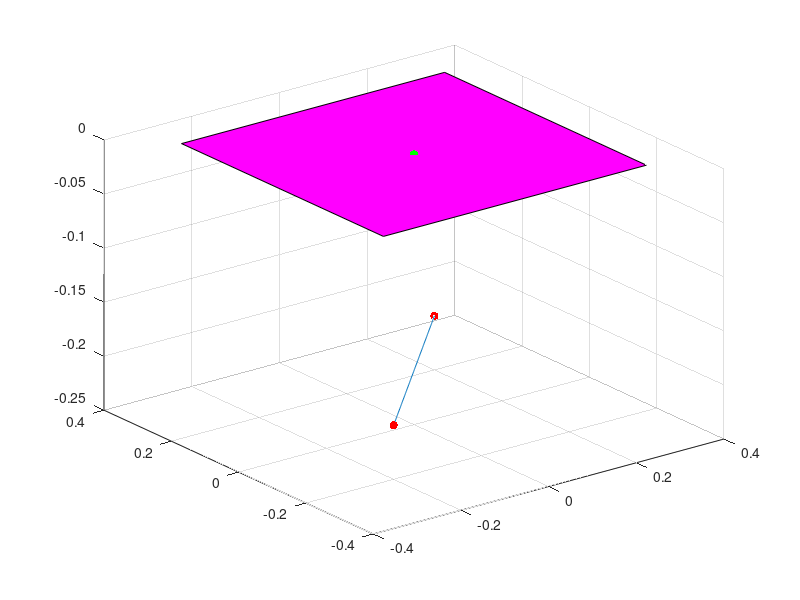

MATLAB code for this plot: (Note: this script raises an error after producing the figure.)
L = 0.68; % tool length

%% Generate path points
x = [-0.2, 0.2];
y = [-0.2, 0.2];
z = -0.2*ones(size(x));
P1 = [x(1); y(1); z(1)];
P2 = [x(2); y(2); z(2)];

%% Construct Line segments
s = 0:0.01:1;
P = zeros(size(s,2),3);
for i=1:size(s,2)
    Pi = s(i)*P1 + (1-s(i))*P2;
    P(i,:) = Pi.';
end

%% Plane
A = [-0.2, -0.2, 0.2, 0.2]*1.5;
B = [-0.2, 0.2, 0.2, -0.2]*1.5;
C = zeros(size(A));

%% TCP Path
tcp = zeros(size(P));
dists = zeros(size(P,1),1); % all distances must be equal to the legth of the tool
for i=1:size(P)
    px = P(i,1); py = P(i,2); pz = P(i,3);
    r = sqrt(px^2+py^2+pz^2);
    th = atan2(sqrt(px^2+py^2), pz);
    phi = atan2(py, px);
    vx = [cos(th)*cos(phi); cos(th)*sin(phi); -sin(th)];
    vy = [-sin(phi); cos(phi); 0];
    vz = [-sin(th)*cos(phi); -sin(th)*sin(phi); cos(th)];
    vp = r*[sin(th)*cos(phi); sin(th)*sin(phi); cos(th)];
    T = zeros(4,4);
    R = [vx, vy, vz];
    T(1:3,1:3) = R;
    T(1:3,4) = vp;
    T(4,4) = 1;
    Td = eye(4);
    Td(1:3,4) = (r-L)/r*vp;
    tcp_point = Td*inv(T)*[P(i,:).'; 1];
    tcp(i,:) = tcp_point(1:3).';
    dist2 = (px-tcp(i,1))^2 + (py-tcp(i,2))^2 + (pz-tcp(i,3))^2;
    dists(i) = sqrt(dist2);
end

%% Plot data
close all
figure;
hold on, grid on, view([45 45]);

plot3(P(:,1),P(:,2),P(:,3));
scatter3(x,y,z,'r','filled');
scatter3(0, 0, 0, 'g', 'filled');
f = fill3(A,B,C,'m');
f.FaceAlpha = 0.1;
plot3(tcp(:,1),tcp(:,2),tcp(:,3));
for i=1:size(P)
    dx = [tcp(i,1), P(i,1)];
    dy = [tcp(i,2), P(i,2)];
    dz = [tcp(i,3), P(i,3)];
    line = plot3(dx,dy,dz,'black');
    line.Color(4) = 0.4;
end

xlabel('x');
ylabel('y');
zlabel('z');
legend({'Bezier Curve', 'Control Points', 'RCM (Fulcrum)'});
set(gca,'DataAspectRatio',[1 1 1]);